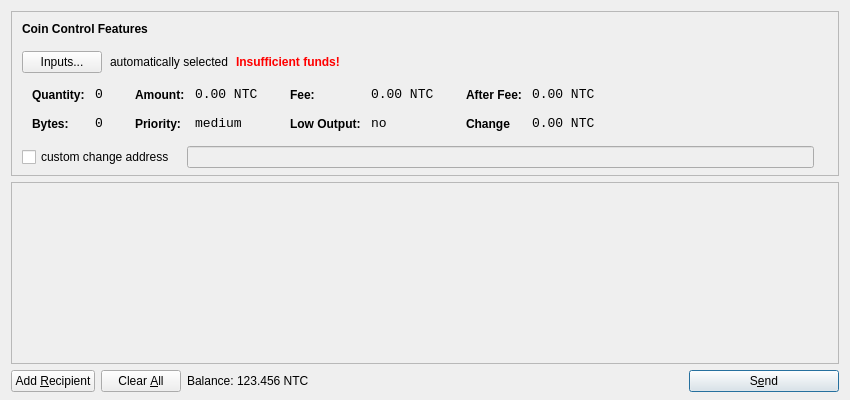
<?xml version="1.0" encoding="UTF-8"?>
<ui version="4.0">
 <class>SendCoinsDialog</class>
 <widget class="QDialog" name="SendCoinsDialog">
  <property name="geometry">
   <rect>
    <x>0</x>
    <y>0</y>
    <width>850</width>
    <height>400</height>
   </rect>
  </property>
  <property name="windowTitle">
   <string>Send Coins</string>
  </property>
  <layout class="QVBoxLayout" name="verticalLayout" stretch="0,1,0">
   <property name="bottomMargin">
    <number>8</number>
   </property>
   <item>
    <widget class="QFrame" name="frameCoinControl">
     <property name="sizePolicy">
      <sizepolicy hsizetype="Expanding" vsizetype="Expanding">
       <horstretch>0</horstretch>
       <verstretch>0</verstretch>
      </sizepolicy>
     </property>
     <property name="maximumSize">
      <size>
       <width>16777215</width>
       <height>16777215</height>
      </size>
     </property>
     <property name="frameShape">
      <enum>QFrame::StyledPanel</enum>
     </property>
     <property name="frameShadow">
      <enum>QFrame::Sunken</enum>
     </property>
     <layout class="QVBoxLayout" name="verticalLayoutCoinControl2">
      <property name="spacing">
       <number>6</number>
      </property>
      <property name="leftMargin">
       <number>0</number>
      </property>
      <property name="topMargin">
       <number>0</number>
      </property>
      <property name="rightMargin">
       <number>0</number>
      </property>
      <property name="bottomMargin">
       <number>6</number>
      </property>
      <item>
       <layout class="QVBoxLayout" name="verticalLayoutCoinControl" stretch="0,0,0,0,1">
        <property name="spacing">
         <number>0</number>
        </property>
        <property name="leftMargin">
         <number>10</number>
        </property>
        <property name="topMargin">
         <number>10</number>
        </property>
        <item>
         <layout class="QHBoxLayout" name="horizontalLayoutCoinControl1">
          <property name="bottomMargin">
           <number>15</number>
          </property>
          <item>
           <widget class="QLabel" name="labelCoinControlFeatures">
            <property name="sizePolicy">
             <sizepolicy hsizetype="Preferred" vsizetype="Maximum">
              <horstretch>0</horstretch>
              <verstretch>0</verstretch>
             </sizepolicy>
            </property>
            <property name="font">
             <font>
              <weight>75</weight>
              <bold>true</bold>
             </font>
            </property>
            <property name="styleSheet">
             <string notr="true">font-weight:bold;</string>
            </property>
            <property name="text">
             <string>Coin Control Features</string>
            </property>
           </widget>
          </item>
         </layout>
        </item>
        <item>
         <layout class="QHBoxLayout" name="horizontalLayoutCoinControl2" stretch="0,0,0,0">
          <property name="spacing">
           <number>8</number>
          </property>
          <property name="bottomMargin">
           <number>10</number>
          </property>
          <item>
           <widget class="QPushButton" name="pushButtonCoinControl">
            <property name="styleSheet">
             <string notr="true"/>
            </property>
            <property name="text">
             <string>Inputs...</string>
            </property>
           </widget>
          </item>
          <item>
           <widget class="QLabel" name="labelCoinControlAutomaticallySelected">
            <property name="text">
             <string>automatically selected</string>
            </property>
            <property name="margin">
             <number>5</number>
            </property>
           </widget>
          </item>
          <item>
           <widget class="QLabel" name="labelCoinControlInsuffFunds">
            <property name="font">
             <font>
              <weight>75</weight>
              <bold>true</bold>
             </font>
            </property>
            <property name="styleSheet">
             <string notr="true">color:red;font-weight:bold;</string>
            </property>
            <property name="text">
             <string>Insufficient funds!</string>
            </property>
            <property name="margin">
             <number>5</number>
            </property>
           </widget>
          </item>
          <item>
           <spacer name="horizontalSpacerCoinControl">
            <property name="orientation">
             <enum>Qt::Horizontal</enum>
            </property>
            <property name="sizeHint" stdset="0">
             <size>
              <width>40</width>
              <height>1</height>
             </size>
            </property>
           </spacer>
          </item>
         </layout>
        </item>
        <item>
         <widget class="QWidget" name="widgetCoinControl" native="true">
          <property name="sizePolicy">
           <sizepolicy hsizetype="Preferred" vsizetype="Preferred">
            <horstretch>0</horstretch>
            <verstretch>0</verstretch>
           </sizepolicy>
          </property>
          <property name="minimumSize">
           <size>
            <width>0</width>
            <height>0</height>
           </size>
          </property>
          <property name="styleSheet">
           <string notr="true"/>
          </property>
          <layout class="QHBoxLayout" name="horizontalLayoutCoinControl5">
           <property name="margin">
            <number>0</number>
           </property>
           <item>
            <layout class="QHBoxLayout" name="horizontalLayoutCoinControl3" stretch="0,0,0,1">
             <property name="spacing">
              <number>20</number>
             </property>
             <property name="topMargin">
              <number>0</number>
             </property>
             <property name="bottomMargin">
              <number>10</number>
             </property>
             <item>
              <layout class="QFormLayout" name="formLayoutCoinControl1">
               <property name="horizontalSpacing">
                <number>10</number>
               </property>
               <property name="verticalSpacing">
                <number>14</number>
               </property>
               <property name="leftMargin">
                <number>10</number>
               </property>
               <property name="topMargin">
                <number>4</number>
               </property>
               <property name="rightMargin">
                <number>6</number>
               </property>
               <item row="0" column="0">
                <widget class="QLabel" name="labelCoinControlQuantityText">
                 <property name="styleSheet">
                  <string notr="true">font-weight:bold;</string>
                 </property>
                 <property name="text">
                  <string>Quantity:</string>
                 </property>
                 <property name="margin">
                  <number>0</number>
                 </property>
                </widget>
               </item>
               <item row="0" column="1">
                <widget class="QLabel" name="labelCoinControlQuantity">
                 <property name="font">
                  <font>
                   <family>Monospace</family>
                   <pointsize>10</pointsize>
                  </font>
                 </property>
                 <property name="cursor">
                  <cursorShape>IBeamCursor</cursorShape>
                 </property>
                 <property name="contextMenuPolicy">
                  <enum>Qt::ActionsContextMenu</enum>
                 </property>
                 <property name="text">
                  <string>0</string>
                 </property>
                 <property name="margin">
                  <number>0</number>
                 </property>
                 <property name="textInteractionFlags">
                  <set>Qt::LinksAccessibleByMouse|Qt::TextSelectableByKeyboard|Qt::TextSelectableByMouse</set>
                 </property>
                </widget>
               </item>
               <item row="1" column="0">
                <widget class="QLabel" name="labelCoinControlBytesText">
                 <property name="styleSheet">
                  <string notr="true">font-weight:bold;</string>
                 </property>
                 <property name="text">
                  <string>Bytes:</string>
                 </property>
                </widget>
               </item>
               <item row="1" column="1">
                <widget class="QLabel" name="labelCoinControlBytes">
                 <property name="font">
                  <font>
                   <family>Monospace</family>
                   <pointsize>10</pointsize>
                  </font>
                 </property>
                 <property name="cursor">
                  <cursorShape>IBeamCursor</cursorShape>
                 </property>
                 <property name="contextMenuPolicy">
                  <enum>Qt::ActionsContextMenu</enum>
                 </property>
                 <property name="text">
                  <string>0</string>
                 </property>
                 <property name="textInteractionFlags">
                  <set>Qt::LinksAccessibleByMouse|Qt::TextSelectableByKeyboard|Qt::TextSelectableByMouse</set>
                 </property>
                </widget>
               </item>
              </layout>
             </item>
             <item>
              <layout class="QFormLayout" name="formLayoutCoinControl2">
               <property name="horizontalSpacing">
                <number>10</number>
               </property>
               <property name="verticalSpacing">
                <number>14</number>
               </property>
               <property name="leftMargin">
                <number>6</number>
               </property>
               <property name="topMargin">
                <number>4</number>
               </property>
               <property name="rightMargin">
                <number>6</number>
               </property>
               <item row="0" column="0">
                <widget class="QLabel" name="labelCoinControlAmountText">
                 <property name="styleSheet">
                  <string notr="true">font-weight:bold;</string>
                 </property>
                 <property name="text">
                  <string>Amount:</string>
                 </property>
                 <property name="margin">
                  <number>0</number>
                 </property>
                </widget>
               </item>
               <item row="0" column="1">
                <widget class="QLabel" name="labelCoinControlAmount">
                 <property name="font">
                  <font>
                   <family>Monospace</family>
                   <pointsize>10</pointsize>
                  </font>
                 </property>
                 <property name="cursor">
                  <cursorShape>IBeamCursor</cursorShape>
                 </property>
                 <property name="contextMenuPolicy">
                  <enum>Qt::ActionsContextMenu</enum>
                 </property>
                 <property name="text">
                  <string>0.00 NTC</string>
                 </property>
                 <property name="textInteractionFlags">
                  <set>Qt::LinksAccessibleByMouse|Qt::TextSelectableByKeyboard|Qt::TextSelectableByMouse</set>
                 </property>
                </widget>
               </item>
               <item row="1" column="0">
                <widget class="QLabel" name="labelCoinControlPriorityText">
                 <property name="styleSheet">
                  <string notr="true">font-weight:bold;</string>
                 </property>
                 <property name="text">
                  <string>Priority:</string>
                 </property>
                </widget>
               </item>
               <item row="1" column="1">
                <widget class="QLabel" name="labelCoinControlPriority">
                 <property name="font">
                  <font>
                   <family>Monospace</family>
                   <pointsize>10</pointsize>
                  </font>
                 </property>
                 <property name="cursor">
                  <cursorShape>IBeamCursor</cursorShape>
                 </property>
                 <property name="contextMenuPolicy">
                  <enum>Qt::ActionsContextMenu</enum>
                 </property>
                 <property name="text">
                  <string>medium</string>
                 </property>
                 <property name="textInteractionFlags">
                  <set>Qt::LinksAccessibleByMouse|Qt::TextSelectableByKeyboard|Qt::TextSelectableByMouse</set>
                 </property>
                </widget>
               </item>
              </layout>
             </item>
             <item>
              <layout class="QFormLayout" name="formLayoutCoinControl3">
               <property name="horizontalSpacing">
                <number>10</number>
               </property>
               <property name="verticalSpacing">
                <number>14</number>
               </property>
               <property name="leftMargin">
                <number>6</number>
               </property>
               <property name="topMargin">
                <number>4</number>
               </property>
               <property name="rightMargin">
                <number>6</number>
               </property>
               <item row="0" column="0">
                <widget class="QLabel" name="labelCoinControlFeeText">
                 <property name="styleSheet">
                  <string notr="true">font-weight:bold;</string>
                 </property>
                 <property name="text">
                  <string>Fee:</string>
                 </property>
                 <property name="margin">
                  <number>0</number>
                 </property>
                </widget>
               </item>
               <item row="0" column="1">
                <widget class="QLabel" name="labelCoinControlFee">
                 <property name="font">
                  <font>
                   <family>Monospace</family>
                   <pointsize>10</pointsize>
                  </font>
                 </property>
                 <property name="cursor">
                  <cursorShape>IBeamCursor</cursorShape>
                 </property>
                 <property name="contextMenuPolicy">
                  <enum>Qt::ActionsContextMenu</enum>
                 </property>
                 <property name="text">
                  <string>0.00 NTC</string>
                 </property>
                 <property name="textInteractionFlags">
                  <set>Qt::LinksAccessibleByMouse|Qt::TextSelectableByKeyboard|Qt::TextSelectableByMouse</set>
                 </property>
                </widget>
               </item>
               <item row="1" column="0">
                <widget class="QLabel" name="labelCoinControlLowOutputText">
                 <property name="styleSheet">
                  <string notr="true">font-weight:bold;</string>
                 </property>
                 <property name="text">
                  <string>Low Output:</string>
                 </property>
                </widget>
               </item>
               <item row="1" column="1">
                <widget class="QLabel" name="labelCoinControlLowOutput">
                 <property name="font">
                  <font>
                   <family>Monospace</family>
                   <pointsize>10</pointsize>
                  </font>
                 </property>
                 <property name="cursor">
                  <cursorShape>IBeamCursor</cursorShape>
                 </property>
                 <property name="contextMenuPolicy">
                  <enum>Qt::ActionsContextMenu</enum>
                 </property>
                 <property name="text">
                  <string>no</string>
                 </property>
                 <property name="textInteractionFlags">
                  <set>Qt::LinksAccessibleByMouse|Qt::TextSelectableByKeyboard|Qt::TextSelectableByMouse</set>
                 </property>
                </widget>
               </item>
              </layout>
             </item>
             <item>
              <layout class="QFormLayout" name="formLayoutCoinControl4">
               <property name="horizontalSpacing">
                <number>10</number>
               </property>
               <property name="verticalSpacing">
                <number>14</number>
               </property>
               <property name="leftMargin">
                <number>6</number>
               </property>
               <property name="topMargin">
                <number>4</number>
               </property>
               <property name="rightMargin">
                <number>6</number>
               </property>
               <item row="0" column="0">
                <widget class="QLabel" name="labelCoinControlAfterFeeText">
                 <property name="styleSheet">
                  <string notr="true">font-weight:bold;</string>
                 </property>
                 <property name="text">
                  <string>After Fee:</string>
                 </property>
                 <property name="margin">
                  <number>0</number>
                 </property>
                </widget>
               </item>
               <item row="0" column="1">
                <widget class="QLabel" name="labelCoinControlAfterFee">
                 <property name="font">
                  <font>
                   <family>Monospace</family>
                   <pointsize>10</pointsize>
                  </font>
                 </property>
                 <property name="cursor">
                  <cursorShape>IBeamCursor</cursorShape>
                 </property>
                 <property name="contextMenuPolicy">
                  <enum>Qt::ActionsContextMenu</enum>
                 </property>
                 <property name="text">
                  <string>0.00 NTC</string>
                 </property>
                 <property name="textInteractionFlags">
                  <set>Qt::LinksAccessibleByMouse|Qt::TextSelectableByKeyboard|Qt::TextSelectableByMouse</set>
                 </property>
                </widget>
               </item>
               <item row="1" column="0">
                <widget class="QLabel" name="labelCoinControlChangeText">
                 <property name="styleSheet">
                  <string notr="true">font-weight:bold;</string>
                 </property>
                 <property name="text">
                  <string>Change</string>
                 </property>
                </widget>
               </item>
               <item row="1" column="1">
                <widget class="QLabel" name="labelCoinControlChange">
                 <property name="font">
                  <font>
                   <family>Monospace</family>
                   <pointsize>10</pointsize>
                  </font>
                 </property>
                 <property name="cursor">
                  <cursorShape>IBeamCursor</cursorShape>
                 </property>
                 <property name="contextMenuPolicy">
                  <enum>Qt::ActionsContextMenu</enum>
                 </property>
                 <property name="text">
                  <string>0.00 NTC</string>
                 </property>
                 <property name="textInteractionFlags">
                  <set>Qt::LinksAccessibleByMouse|Qt::TextSelectableByKeyboard|Qt::TextSelectableByMouse</set>
                 </property>
                </widget>
               </item>
              </layout>
             </item>
            </layout>
           </item>
          </layout>
         </widget>
        </item>
        <item>
         <layout class="QHBoxLayout" name="horizontalLayoutCoinControl4" stretch="0,0,0">
          <property name="spacing">
           <number>12</number>
          </property>
          <property name="sizeConstraint">
           <enum>QLayout::SetDefaultConstraint</enum>
          </property>
          <property name="topMargin">
           <number>5</number>
          </property>
          <property name="rightMargin">
           <number>5</number>
          </property>
          <item>
           <widget class="QCheckBox" name="checkBoxCoinControlChange">
            <property name="text">
             <string>custom change address</string>
            </property>
           </widget>
          </item>
          <item>
           <widget class="QLineEdit" name="lineEditCoinControlChange">
            <property name="enabled">
             <bool>false</bool>
            </property>
            <property name="sizePolicy">
             <sizepolicy hsizetype="Expanding" vsizetype="Fixed">
              <horstretch>0</horstretch>
              <verstretch>0</verstretch>
             </sizepolicy>
            </property>
           </widget>
          </item>
          <item>
           <widget class="QLabel" name="labelCoinControlChangeLabel">
            <property name="sizePolicy">
             <sizepolicy hsizetype="Preferred" vsizetype="Expanding">
              <horstretch>0</horstretch>
              <verstretch>0</verstretch>
             </sizepolicy>
            </property>
            <property name="minimumSize">
             <size>
              <width>0</width>
              <height>0</height>
             </size>
            </property>
            <property name="text">
             <string/>
            </property>
            <property name="margin">
             <number>3</number>
            </property>
           </widget>
          </item>
         </layout>
        </item>
        <item>
         <spacer name="verticalSpacerCoinControl">
          <property name="orientation">
           <enum>Qt::Vertical</enum>
          </property>
          <property name="sizeHint" stdset="0">
           <size>
            <width>800</width>
            <height>1</height>
           </size>
          </property>
         </spacer>
        </item>
       </layout>
      </item>
     </layout>
    </widget>
   </item>
   <item>
    <widget class="QScrollArea" name="scrollArea">
     <property name="widgetResizable">
      <bool>true</bool>
     </property>
     <widget class="QWidget" name="scrollAreaWidgetContents">
      <property name="geometry">
       <rect>
        <x>0</x>
        <y>0</y>
        <width>830</width>
        <height>162</height>
       </rect>
      </property>
      <layout class="QVBoxLayout" name="verticalLayout_2">
       <property name="margin">
        <number>0</number>
       </property>
       <item>
        <layout class="QVBoxLayout" name="entries">
         <property name="spacing">
          <number>6</number>
         </property>
        </layout>
       </item>
       <item>
        <spacer name="verticalSpacer">
         <property name="orientation">
          <enum>Qt::Vertical</enum>
         </property>
         <property name="sizeHint" stdset="0">
          <size>
           <width>20</width>
           <height>40</height>
          </size>
         </property>
        </spacer>
       </item>
      </layout>
     </widget>
    </widget>
   </item>
   <item>
    <layout class="QHBoxLayout" name="horizontalLayout">
     <item>
      <widget class="QPushButton" name="addButton">
       <property name="toolTip">
        <string>Send to multiple recipients at once</string>
       </property>
       <property name="text">
        <string>Add &amp;Recipient</string>
       </property>
       <property name="icon">
        <iconset resource="../bitcoin.qrc">
         <normaloff>:/icons/add</normaloff>:/icons/add</iconset>
       </property>
       <property name="autoDefault">
        <bool>false</bool>
       </property>
      </widget>
     </item>
     <item>
      <widget class="QPushButton" name="clearButton">
       <property name="sizePolicy">
        <sizepolicy hsizetype="Minimum" vsizetype="Fixed">
         <horstretch>0</horstretch>
         <verstretch>0</verstretch>
        </sizepolicy>
       </property>
       <property name="toolTip">
        <string>Remove all transaction fields</string>
       </property>
       <property name="text">
        <string>Clear &amp;All</string>
       </property>
       <property name="icon">
        <iconset resource="../bitcoin.qrc">
         <normaloff>:/icons/remove</normaloff>:/icons/remove</iconset>
       </property>
       <property name="autoRepeatDelay">
        <number>300</number>
       </property>
       <property name="autoDefault">
        <bool>false</bool>
       </property>
      </widget>
     </item>
     <item>
      <layout class="QHBoxLayout" name="horizontalLayout_2">
       <property name="spacing">
        <number>3</number>
       </property>
       <item>
        <widget class="QLabel" name="label">
         <property name="sizePolicy">
          <sizepolicy hsizetype="Preferred" vsizetype="Fixed">
           <horstretch>0</horstretch>
           <verstretch>0</verstretch>
          </sizepolicy>
         </property>
         <property name="text">
          <string>Balance:</string>
         </property>
        </widget>
       </item>
       <item>
        <widget class="QLabel" name="labelBalance">
         <property name="sizePolicy">
          <sizepolicy hsizetype="Preferred" vsizetype="Fixed">
           <horstretch>0</horstretch>
           <verstretch>0</verstretch>
          </sizepolicy>
         </property>
         <property name="cursor">
          <cursorShape>IBeamCursor</cursorShape>
         </property>
         <property name="text">
          <string>123.456 NTC</string>
         </property>
         <property name="textInteractionFlags">
          <set>Qt::LinksAccessibleByMouse|Qt::TextSelectableByKeyboard|Qt::TextSelectableByMouse</set>
         </property>
        </widget>
       </item>
      </layout>
     </item>
     <item>
      <spacer name="horizontalSpacer">
       <property name="orientation">
        <enum>Qt::Horizontal</enum>
       </property>
       <property name="sizeHint" stdset="0">
        <size>
         <width>40</width>
         <height>20</height>
        </size>
       </property>
      </spacer>
     </item>
     <item>
      <widget class="QPushButton" name="sendButton">
       <property name="minimumSize">
        <size>
         <width>150</width>
         <height>0</height>
        </size>
       </property>
       <property name="toolTip">
        <string>Confirm the send action</string>
       </property>
       <property name="text">
        <string>S&amp;end</string>
       </property>
       <property name="icon">
        <iconset resource="../bitcoin.qrc">
         <normaloff>:/icons/send</normaloff>:/icons/send</iconset>
       </property>
       <property name="default">
        <bool>true</bool>
       </property>
      </widget>
     </item>
    </layout>
   </item>
  </layout>
 </widget>
 <resources>
  <include location="../bitcoin.qrc"/>
 </resources>
 <connections/>
</ui>
